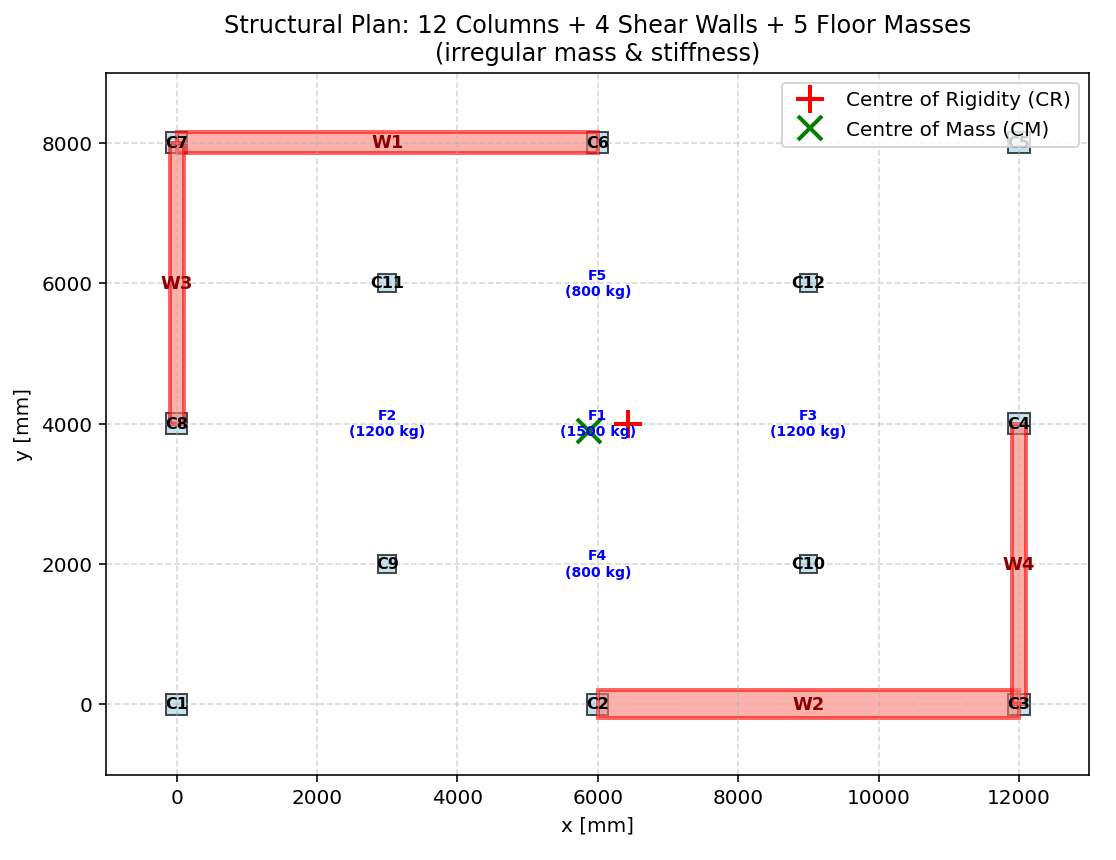

Here is the Python script that generated this plot:
def PLAN_IRREGULARITY_MASS_STIFFNESS_ANALYSIS_WITH_FLOOR_MASS_FUN(storey_height=3000.0):
    """
    Plan irregularity analysis for a one‑storey structure with mass and stiffness
    irregularities, using a stiffness‑transformation analogy.

    The method treats each vertical element (column or shear wall) as a "fibre"
    whose transformed property is its lateral stiffness.  The centre of rigidity
    (elastic centroid) is the stiffness‑weighted centre, and the torsional
    stiffness about that point is the polar moment of the stiffness distribution.

    Input:
        storey_height : height of columns/walls [mm] (default 3000)

    Internal data:
        - 12 columns
        - 4 shear walls
        - 5 additional point masses that have NO rigidity (floor‑only mass)

    Returns:
        x_CR, y_CR          : centre of rigidity coordinates [mm]
        x_CM, y_CM          : centre of mass coordinates [mm] (includes floor masses)
        Kx_tot, Ky_tot      : total translational stiffness in x and y [N/mm]
        K_tors              : torsional stiffness about CR [N·mm/rad]
        M_tot               : total mass [kg] (columns + walls + floor masses)

    THIS PYTHON SCRIPT WRITTEN BY SALAR DELAVAR GHASHGHAEI (QASHQAI)
    """
    import numpy as np
    import matplotlib.pyplot as plt
    from matplotlib.patches import Rectangle

    L = storey_height                    # column/wall height [mm]

    # ==================== INPUT DATA ====================
    # 12 columns: [x_cent, y_cent, width b, height h, E, mass]   (mm, N/mm², kg)
    columns = np.array([
        [   0,    0, 300, 300, 25000, 800],   # C1  corner
        [6000,    0, 300, 300, 25000, 1000],  # C2
        [12000,   0, 300, 300, 25000, 1100],  # C3
        [12000,4000, 300, 300, 25000, 900],   # C4
        [12000,8000, 300, 300, 25000, 145],   # C5
        [6000, 8000, 300, 300, 25000, 920],   # C6
        [   0, 8000, 300, 300, 25000, 850],   # C7
        [   0, 4000, 300, 300, 25000, 800],   # C8
        [3000, 2000, 250, 250, 30000,1100],   # C9  interior heavier + stiffer
        [9000, 2000, 250, 250, 30000,1200],   # C10
        [3000, 6000, 250, 250, 30000,1800],   # C11
        [9000, 6000, 250, 250, 30000,1200],   # C12
    ])

    # 4 shear walls: [x_cent, y_cent, length, thickness, E, mass, orientation]
    shear_walls = np.array([
        [3000, 8000, 6000, 300, 28000, 2000, 0],         # W1: along x, resists y
        [9000, 0.0, 6000, 400, 28000, 2000, 0],          # W2: along x, resists y
        [0.0, 6000, 4000.0, 200, 28000, 2000, 1],        # W3: along y, resists x
        [12000.0, 2000.0, 4000.0, 200, 28000, 2000, 1],  # W4: along y, resists x
    ])

    # ---- 5 ADDITIONAL FLOOR MASSES (NO STIFFNESS) ----
    # Format: [x_cent, y_cent, mass]   (mm, kg)
    floor_masses = np.array([
        [6000, 4000, 1500],   # F1 – centre of floor
        [3000, 4000, 1200],   # F2 – left interior
        [9000, 4000, 1200],   # F3 – right interior
        [6000, 2000,  800],   # F4 – lower interior
        [6000, 6000,  800],   # F5 – upper interior
    ])

    # ==================== STIFFNESS CALCULATION ====================
    # For a fixed‑fixed column/wall: k = 12 E I / L^3

    # Columns
    col_x = columns[:,0]; col_y = columns[:,1]
    col_b = columns[:,2]; col_h = columns[:,3]
    col_E = columns[:,4]; col_mass = columns[:,5]
    Ix_col = (col_b * col_h**3) / 12   # bending about x‑axis -> resists y
    Iy_col = (col_h * col_b**3) / 12   # bending about y‑axis -> resists x
    Kx_col = 12 * col_E * Iy_col / L**3
    Ky_col = 12 * col_E * Ix_col / L**3

    # Shear walls
    wall_x = shear_walls[:,0]; wall_y = shear_walls[:,1]
    wall_L = shear_walls[:,2]; wall_t = shear_walls[:,3]
    wall_E = shear_walls[:,4]; wall_mass = shear_walls[:,5]
    wall_orient = shear_walls[:,6].astype(int)

    Kx_wall = np.zeros(len(shear_walls))
    Ky_wall = np.zeros(len(shear_walls))
    for i in range(len(shear_walls)):
        Lw = wall_L[i]; t = wall_t[i]; Ew = wall_E[i]
        if wall_orient[i] == 0:          # length along x, resists y
            I = (t * Lw**3) / 12
            Ky_wall[i] = 12 * Ew * I / L**3
        else:                            # length along y, resists x
            I = (t * Lw**3) / 12
            Kx_wall[i] = 12 * Ew * I / L**3

    # Combine structural stiffness (floor masses do NOT contribute to stiffness)
    Kx_all = np.concatenate([Kx_col, Kx_wall])
    Ky_all = np.concatenate([Ky_col, Ky_wall])
    x_all  = np.concatenate([col_x, wall_x])
    y_all  = np.concatenate([col_y, wall_y])
    mass_all = np.concatenate([col_mass, wall_mass])

    # ==================== CENTRE OF RIGIDITY (CR) ====================
    Kx_tot = np.sum(Kx_all)
    Ky_tot = np.sum(Ky_all)
    y_CR = np.sum(Kx_all * y_all) / Kx_tot
    x_CR = np.sum(Ky_all * x_all) / Ky_tot

    # Torsional stiffness about CR
    K_tors = np.sum(Kx_all * (y_all - y_CR)**2) + np.sum(Ky_all * (x_all - x_CR)**2)

    # ==================== CENTRE OF MASS (CM) – now includes floor masses ====================
    # Extract floor mass coordinates
    fm_x = floor_masses[:,0]
    fm_y = floor_masses[:,1]
    fm_mass = floor_masses[:,2]

    # Combine all masses (structural + floor) for CM calculation
    total_mass_all = np.concatenate([mass_all, fm_mass])
    total_x_all    = np.concatenate([x_all, fm_x])
    total_y_all    = np.concatenate([y_all, fm_y])

    M_tot = np.sum(total_mass_all)
    x_CM = np.sum(total_mass_all * total_x_all) / M_tot
    y_CM = np.sum(total_mass_all * total_y_all) / M_tot

    e_x = x_CM - x_CR
    e_y = y_CM - y_CR

    # ==================== OUTPUT ====================
    print("\n" + "="*60)
    print("       STRUCTURAL IRREGULARITY ANALYSIS")
    print("       (12 columns + 4 shear walls + 5 floor masses)")
    print("="*60)
    print(f"Storey height                = {L:.0f} mm")
    print(f"Total mass (including floor) = {M_tot:.1f} kg")
    print(f"Centre of Mass (CM)          = ({x_CM:.1f}, {y_CM:.1f}) mm")
    print(f"Centre of Rigidity (CR)      = ({x_CR:.1f}, {y_CR:.1f}) mm")
    print(f"Eccentricity e_x (CM-CR)     = {e_x:.1f} mm")
    print(f"Eccentricity e_y (CM-CR)     = {e_y:.1f} mm")
    print(f"Total stiffness Kx           = {Kx_tot:.2e} N/mm")
    print(f"Total stiffness Ky           = {Ky_tot:.2e} N/mm")
    print(f"Torsional stiffness K_tors   = {K_tors:.2e} N·mm/rad")
    print(f"Torsional radius (√(Kt/Kx))  = {np.sqrt(K_tors/Kx_tot):.1f} mm  (x‑dir)")
    print(f"Torsional radius (√(Kt/Ky))  = {np.sqrt(K_tors/Ky_tot):.1f} mm  (y‑dir)")
    print("="*60)

    # ==================== PLOT WITH TAGS ====================
    fig, ax = plt.subplots(figsize=(10, 6))

    # Draw columns and tag them C1..C12
    for i in range(len(columns)):
        xc, yc, b, h = columns[i,0], columns[i,1], columns[i,2], columns[i,3]
        rect = Rectangle((xc - b/2, yc - h/2), b, h,
                         edgecolor='black', facecolor='lightblue', alpha=0.7)
        ax.add_patch(rect)
        # Tag column number
        ax.text(xc, yc, f'C{i+1}', ha='center', va='center', fontsize=8,
                fontweight='bold', color='black')

    # Draw shear walls and tag them W1..W4
    for i in range(len(shear_walls)):
        xw, yw, Lw, tw, orient = (shear_walls[i,0], shear_walls[i,1],
                                   shear_walls[i,2], shear_walls[i,3],
                                   int(shear_walls[i,6]))
        if orient == 0:          # length along x
            rect = Rectangle((xw - Lw/2, yw - tw/2), Lw, tw,
                             edgecolor='red', facecolor='salmon', alpha=0.6, linewidth=2)
        else:                    # length along y
            rect = Rectangle((xw - tw/2, yw - Lw/2), tw, Lw,
                             edgecolor='red', facecolor='salmon', alpha=0.6, linewidth=2)
        ax.add_patch(rect)
        ax.text(xw, yw, f'W{i+1}', ha='center', va='center', fontsize=9,
                fontweight='bold', color='darkred')

    # Draw the 5 floor‑mass points (no rigidity) as grey squares with labels
    for i in range(len(floor_masses)):
        xf, yf, mf = floor_masses[i]
        """
        # Draw a small square to represent the mass (size not structural)
        side = 300  # visual size, not related to real dimensions
        rect = Rectangle((xf - side/2, yf - side/2), side, side,
                         edgecolor='grey', facecolor='lightgrey', alpha=0.5,
                         linestyle='--')
        ax.add_patch(rect)
        """
        ax.text(xf, yf, f'F{i+1}\n({mf} kg)', ha='center', va='center', fontsize=7,
                fontweight='bold', color='blue')

    # Mark centroids
    ax.plot(x_CR, y_CR, 'r+', markersize=14, markeredgewidth=2, label='Centre of Rigidity (CR)')
    ax.plot(x_CM, y_CM, 'gx', markersize=12, markeredgewidth=2, label='Centre of Mass (CM)')

    ax.set_aspect('equal')
    ax.set_xlim(-1000, 13000)
    ax.set_ylim(-1000, 9000)
    ax.set_title('Structural Plan: 12 Columns + 4 Shear Walls + 5 Floor Masses\n(irregular mass & stiffness)')
    ax.set_xlabel('x [mm]')
    ax.set_ylabel('y [mm]')
    ax.legend()
    ax.grid(True, linestyle='--', alpha=0.5)
    plt.tight_layout()
    plt.show()

    return x_CR, y_CR, x_CM, y_CM, Kx_tot, Ky_tot, K_tors, M_tot

PLAN_IRREGULARITY_MASS_STIFFNESS_ANALYSIS_WITH_FLOOR_MASS_FUN(storey_height=3000.0)
